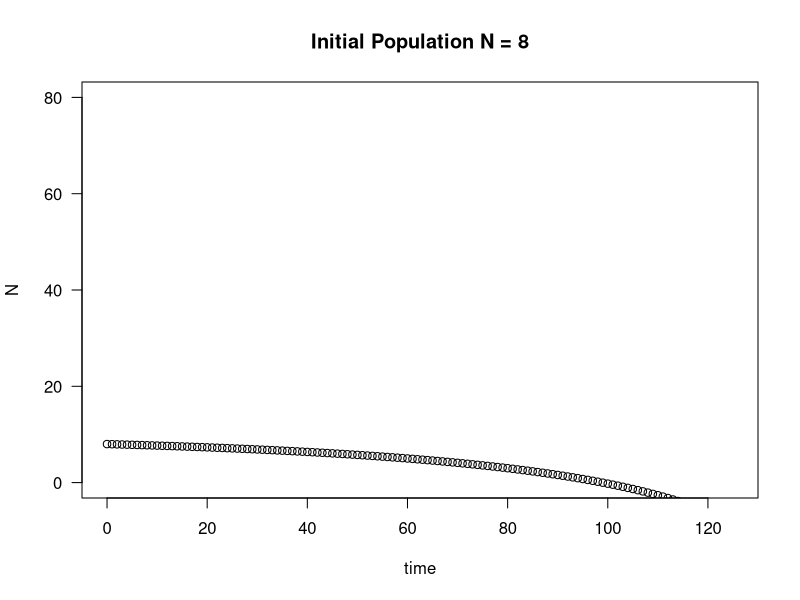
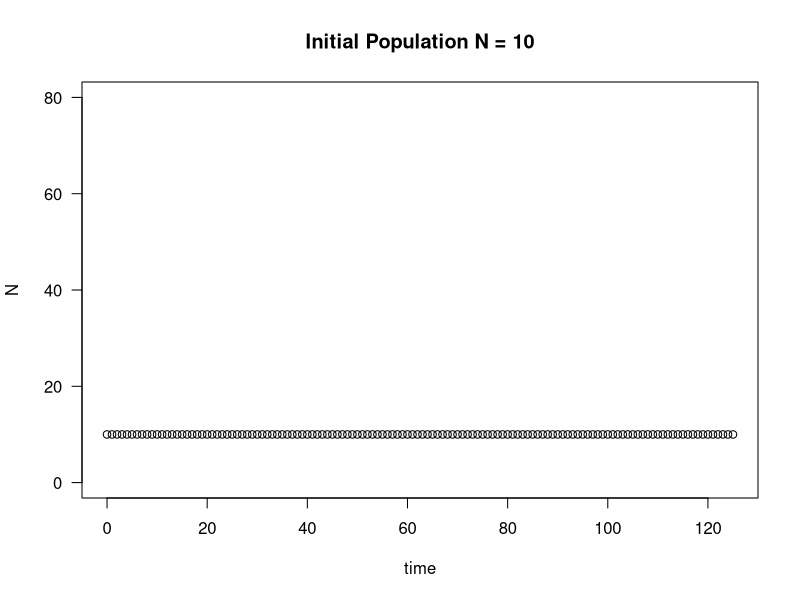
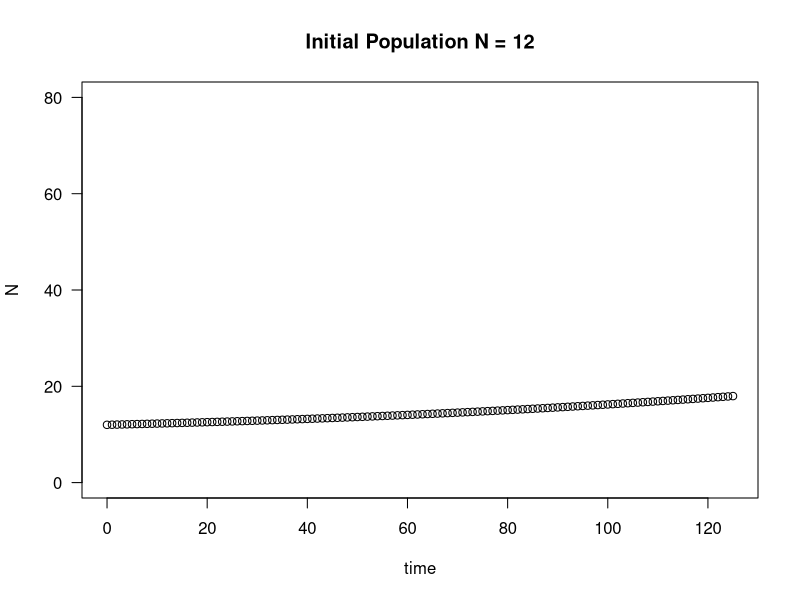
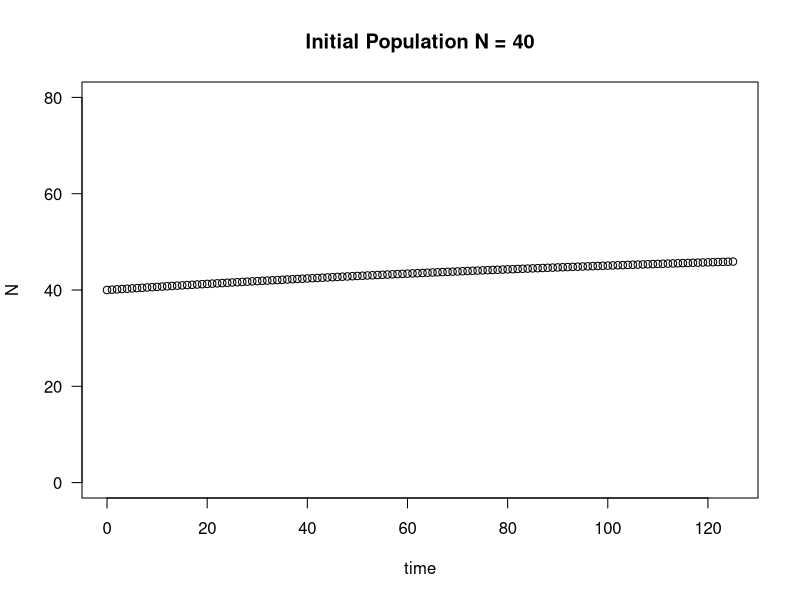
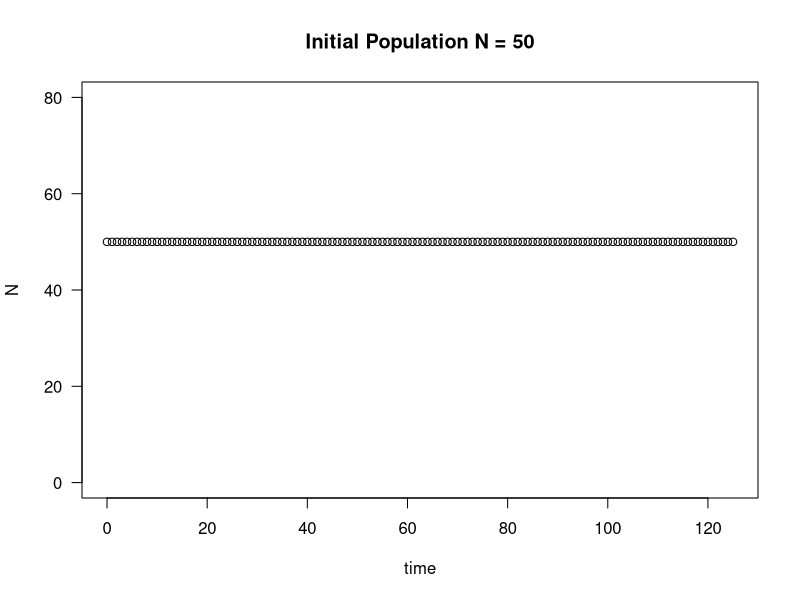
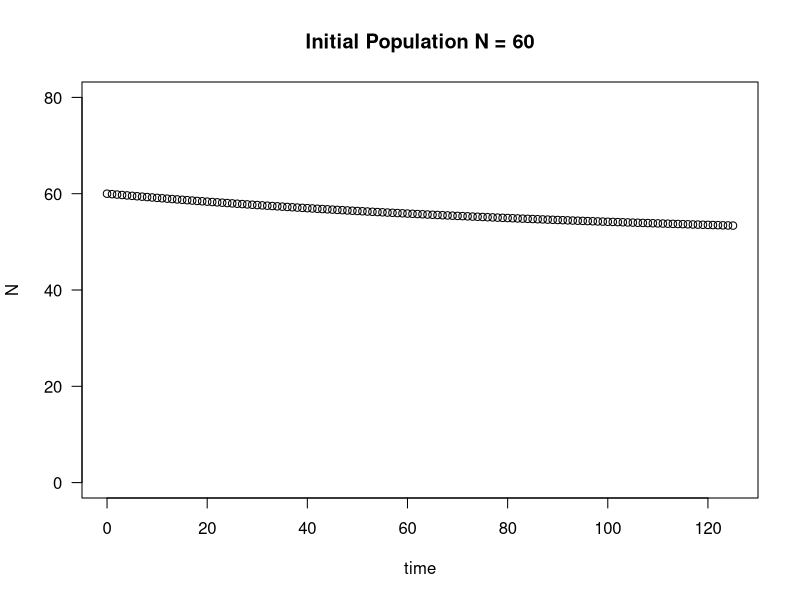

The R script that drew these images, in order:
## ---- chunk 1
knitr::opts_chunk$set(echo = TRUE)
## ---- chunk 2
require(deSolve)

# Model
sterile_insect <- function(t, state,parameters){
  with(as.list(c(state, parameters)),{
    dN <- b*N/(N + M) - d - c*N
    list(c(dN))    
  })}

# Initial values
state <- c(N = 8)
times <- seq(0, 125, by = 1)

# Parameters
parameters <- c(b = 2.4, c = 0.02, M = 50, d = 0.2)

# Loop though and make graphs with these initial population values
init_pops <- c(8, 10, 12, 40, 50, 60)

for (pop in init_pops){
  state <- c(N = pop)
  out <- ode(y = state,times = times, func = sterile_insect, parms = parameters)
  par(mfrow=c(1,1))
  plot(out[, 1], out[, 2], ylab = 'N', xlab = 'time', ylim = c(0, 80), 
            main = paste("Initial Population N =", pop), las = 1)
}
